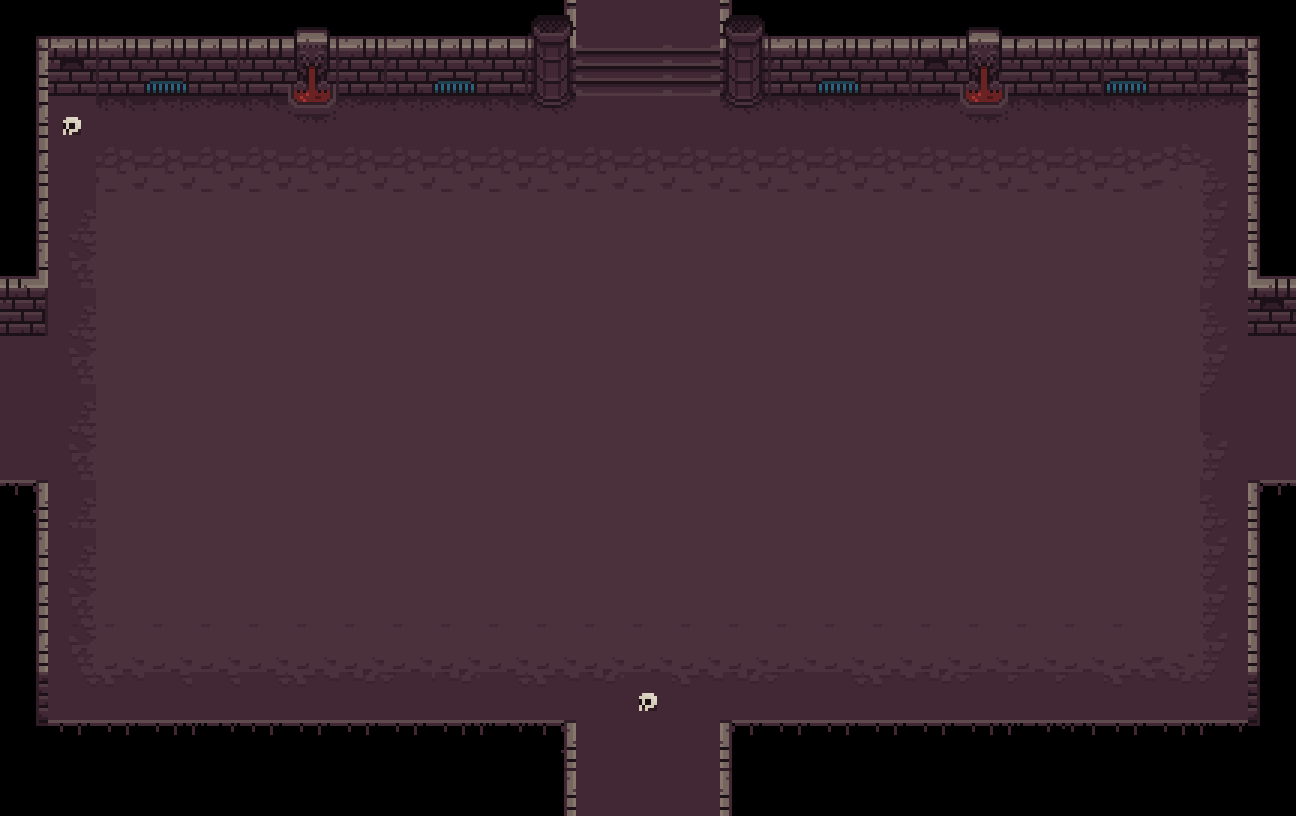

This is a level from a 2D game, rendered from its Tiled map with the project's own tilesets. A one-line summary and the map file follow, with tile-layer data summarised:
An orthogonal 27x17 tile map with 48x48 px tiles, 7 tile layers (suelo, paredes, camara, salaFinal, ...).

<map version="1.0" tiledversion="1.1.4" orientation="orthogonal" renderorder="right-down" width="27" height="17" tilewidth="48" tileheight="48" infinite="0" nextobjectid="1">
 <tileset firstgid="1" name="tileModificadox3" tilewidth="48" tileheight="48" tilecount="256" columns="16">
  <image source="tileModificadox3.png" width="768" height="768" />
 </tileset>
 <layer name="suelo" width="27" height="17">
  <data>[459 cells, 343 non-empty, 23 distinct tile ids]</data>
 </layer>
 <layer name="paredes" width="27" height="17">
  <data>[459 cells, 96 non-empty, 32 distinct tile ids]</data>
 </layer>
 <layer name="camara" width="27" height="17">
  <data>[459 cells, 350 non-empty, 1 distinct tile ids]</data>
 </layer>
 <layer name="salaFinal" width="27" height="17">
  <data>[459 cells, 0 non-empty, 0 distinct tile ids]</data>
 </layer>
 <layer name="salaInicial" width="27" height="17">
  <data>[459 cells, 325 non-empty, 1 distinct tile ids]</data>
 </layer>
 <layer name="cierresPuertas" width="27" height="17">
  <data>[459 cells, 18 non-empty, 1 distinct tile ids]</data>
 </layer>
 <layer name="capaExtra" width="27" height="17">
  <data>[459 cells, 0 non-empty, 0 distinct tile ids]</data>
 </layer>
</map>
